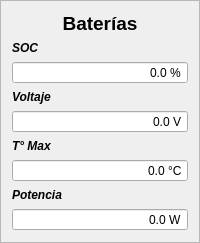
                 <widget class="QFrame" name="frame_8">
                  <property name="frameShape">
                   <enum>QFrame::StyledPanel</enum>
                  </property>
                  <property name="frameShadow">
                   <enum>QFrame::Raised</enum>
                  </property>
                  <layout class="QGridLayout" name="gridLayout_9">
                   <item row="0" column="0">
                    <layout class="QVBoxLayout" name="verticalLayout_7">
                     <item>
                      <widget class="QLabel" name="label_8">
                       <property name="font">
                        <font>
                         <pointsize>14</pointsize>
                         <weight>75</weight>
                         <bold>true</bold>
                         <strikeout>false</strikeout>
                        </font>
                       </property>
                       <property name="text">
                        <string>Baterías</string>
                       </property>
                       <property name="alignment">
                        <set>Qt::AlignCenter</set>
                       </property>
                      </widget>
                     </item>
                     <item>
                      <widget class="QLabel" name="label_16">
                       <property name="font">
                        <font>
                         <weight>75</weight>
                         <italic>true</italic>
                         <bold>true</bold>
                         <underline>false</underline>
                        </font>
                       </property>
                       <property name="text">
                        <string>SOC</string>
                       </property>
                      </widget>
                     </item>
                     <item>
                      <widget class="QDoubleSpinBox" name="doubleSpinBox_5">
                       <property name="alignment">
                        <set>Qt::AlignRight|Qt::AlignTrailing|Qt::AlignVCenter</set>
                       </property>
                       <property name="readOnly">
                        <bool>true</bool>
                       </property>
                       <property name="buttonSymbols">
                        <enum>QAbstractSpinBox::NoButtons</enum>
                       </property>
                       <property name="prefix">
                        <string/>
                       </property>
                       <property name="suffix">
                        <string> %</string>
                       </property>
                       <property name="decimals">
                        <number>1</number>
                       </property>
                       <property name="maximum">
                        <double>100.000000000000000</double>
                       </property>
                      </widget>
                     </item>
                     <item>
                      <widget class="QLabel" name="label_17">
                       <property name="font">
                        <font>
                         <weight>75</weight>
                         <italic>true</italic>
                         <bold>true</bold>
                        </font>
                       </property>
                       <property name="text">
                        <string>Voltaje</string>
                       </property>
                      </widget>
                     </item>
                     <item>
                      <widget class="QDoubleSpinBox" name="doubleSpinBox_6">
                       <property name="alignment">
                        <set>Qt::AlignRight|Qt::AlignTrailing|Qt::AlignVCenter</set>
                       </property>
                       <property name="readOnly">
                        <bool>true</bool>
                       </property>
                       <property name="buttonSymbols">
                        <enum>QAbstractSpinBox::NoButtons</enum>
                       </property>
                       <property name="suffix">
                        <string> V</string>
                       </property>
                       <property name="decimals">
                        <number>1</number>
                       </property>
                       <property name="maximum">
                        <double>500.000000000000000</double>
                       </property>
                      </widget>
                     </item>
                     <item>
                      <widget class="QLabel" name="label_18">
                       <property name="font">
                        <font>
                         <weight>75</weight>
                         <italic>true</italic>
                         <bold>true</bold>
                        </font>
                       </property>
                       <property name="text">
                        <string>T° Max</string>
                       </property>
                      </widget>
                     </item>
                     <item>
                      <widget class="QDoubleSpinBox" name="doubleSpinBox_7">
                       <property name="alignment">
                        <set>Qt::AlignRight|Qt::AlignTrailing|Qt::AlignVCenter</set>
                       </property>
                       <property name="readOnly">
                        <bool>true</bool>
                       </property>
                       <property name="buttonSymbols">
                        <enum>QAbstractSpinBox::NoButtons</enum>
                       </property>
                       <property name="suffix">
                        <string> °C</string>
                       </property>
                       <property name="decimals">
                        <number>1</number>
                       </property>
                      </widget>
                     </item>
                     <item>
                      <widget class="QLabel" name="label_19">
                       <property name="font">
                        <font>
                         <weight>75</weight>
                         <italic>true</italic>
                         <bold>true</bold>
                        </font>
                       </property>
                       <property name="text">
                        <string>Potencia</string>
                       </property>
                      </widget>
                     </item>
                     <item>
                      <widget class="QDoubleSpinBox" name="doubleSpinBox_8">
                       <property name="alignment">
                        <set>Qt::AlignRight|Qt::AlignTrailing|Qt::AlignVCenter</set>
                       </property>
                       <property name="readOnly">
                        <bool>true</bool>
                       </property>
                       <property name="buttonSymbols">
                        <enum>QAbstractSpinBox::NoButtons</enum>
                       </property>
                       <property name="suffix">
                        <string> W</string>
                       </property>
                       <property name="decimals">
                        <number>1</number>
                       </property>
                       <property name="maximum">
                        <double>100000.000000000000000</double>
                       </property>
                      </widget>
                     </item>
                    </layout>
                   </item>
                  </layout>
                 </widget>
